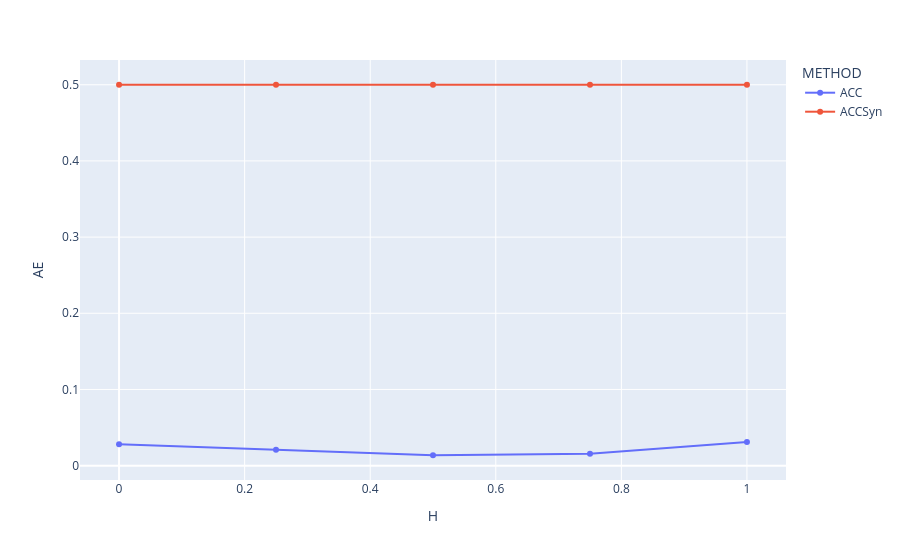

Notebook code cell kept with this figure:
### Code cell
# prompt: from grouped plot a line plot where H as x axis and AE as y axis grouped by Qnt

import plotly.express as px

grouped = results_df.groupby(['METHOD', 'H']).agg({'AE': 'mean'}).reset_index()

# Assuming 're' DataFrame is already defined as in your provided code.
# If not, replace this with the actual creation of the 're' DataFrame.

# Grouped results, calculating the mean of 'AE' for each combination of 'Qnt' and 'H'
#grouped = re.groupby(['Qnt', 'H']).agg({'AE': 'mean'}).reset_index()

# Create the grouped line plot
fig = px.line(grouped, x="H", y="AE", color="METHOD", markers=True)
fig.show()

### Figure 1 — Plotly figure (JSON) as saved in the notebook; plotly's stock layout.template omitted (floating-point values rounded to 4 significant figures)
{"data": [{"hovertemplate": "METHOD=ACC<br>H=%{x}<br>AE=%{y}<extra></extra>", "legendgroup": "ACC", "line": {"color": "#636efa", "dash": "solid"}, "marker": {"symbol": "circle"}, "mode": "lines+markers", "name": "ACC", "orientation": "v", "showlegend": true, "type": "scatter", "x": [0.0, 0.25, 0.5, 0.75, 1.0], "xaxis": "x", "y": [0.02818, 0.02091, 0.01364, 0.01545, 0.03091], "yaxis": "y"}, {"hovertemplate": "METHOD=ACCSyn<br>H=%{x}<br>AE=%{y}<extra></extra>", "legendgroup": "ACCSyn", "line": {"color": "#EF553B", "dash": "solid"}, "marker": {"symbol": "circle"}, "mode": "lines+markers", "name": "ACCSyn", "orientation": "v", "showlegend": true, "type": "scatter", "x": [0.0, 0.25, 0.5, 0.75, 1.0], "xaxis": "x", "y": [0.5, 0.5, 0.5, 0.5, 0.5], "yaxis": "y"}], "layout": {"legend": {"title": {"text": "METHOD"}, "tracegroupgap": 0}, "margin": {"t": 60}, "xaxis": {"anchor": "y", "domain": [0, 1], "title": {"text": "H"}}, "yaxis": {"anchor": "x", "domain": [0, 1], "title": {"text": "AE"}}}}
